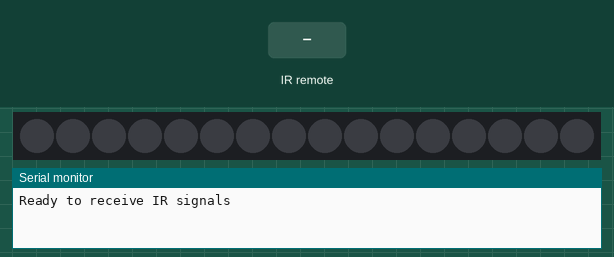
Recording of a sketch running on a simulated Arduino Leonardo, built with avr-gcc and run on an emulated ATmega32U4. On the bench: 16 RGB LEDs in strip order, left to right, the last lines printed to the serial monitor. The inputs (shaded band) are chosen by the test bench. Dim RGB values are drawn brighter than linear.

Above: at 3.2 s.
3.3 s: infrared code 0xE1A214EB received
At 4.3 s:
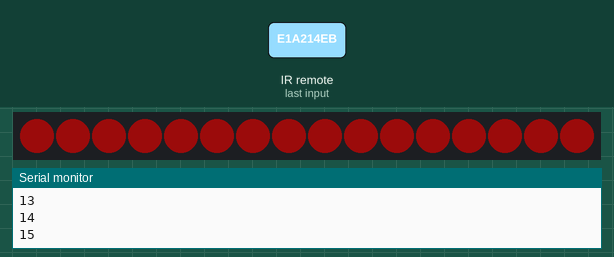
4.9 s: infrared code 0xE1A234CB received
6.4 s: infrared code 0xE1A254AB received
Timing chart, 0 to 9.4 s (numbered marks = the images above; inputs shaded):
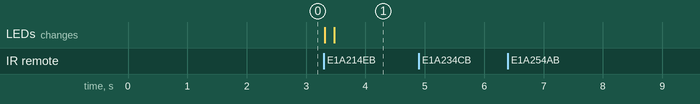

The sketch:

dump-ghost-v1.ino
```cpp
/* dump.ino Example sketch for IRLib2
   Illustrates how to receive an IR signal, decode it and print
   information about it to the serial monitor.
   E1A214EB up
E1A234CB  down
E1A254AB right
E1A2748B  left
*/
//neo pixel
#include <Adafruit_NeoPixel.h>
#ifdef __AVR__
  #include <avr/power.h>
#endif
#define PIN 6
#define NUM_LEDS 16
#define BRIGHTNESS 25
Adafruit_NeoPixel strip = Adafruit_NeoPixel(NUM_LEDS, PIN, NEO_GRBW + NEO_KHZ800);
//This includes everything. Not generally recommended.
//It's better to include only the parts of library you really need.
//But for this example it's quick and easy. See "comboDump" example
//for a more efficient way.
#include "IRLibAll.h"

IRrecvPCI myReceiver(2); //create receiver and pass pin number
IRdecode myDecoder;   //create decoder

void setup() {
  Serial.begin(9600);
   //neo pixel
  #if defined (__AVR_ATtiny85__)
    if (F_CPU == 16000000) clock_prescale_set(clock_div_1);
  #endif
  // End of trinket special code
  strip.setBrightness(BRIGHTNESS);
  strip.begin();
  strip.show(); // Initialize all pixels to 'off'
    randomSeed(analogRead(0));
  delay(2000); while (!Serial); //delay for Leonardo
  myReceiver.enableIRIn(); // Start the receiver
  Serial.println(F("Ready to receive IR signals"));
}
int white = 20;
void loop() {
 if(myReceiver.getResults()) {
    myDecoder.decode();
     if(myDecoder.value==0xE1A214EB){Serial.println(" up ");
        circular(0,16,255,0,0,white);
        }
     if(myDecoder.value==0xE1A234CB){Serial.println(" down ");
        }
     if(myDecoder.value==0xE1A254AB){Serial.println(" right ");
        }
     if(myDecoder.value==0xE1A2748B){Serial.println(" left ");
        }
      //Serial.println(white);

    myReceiver.enableIRIn();

  if (myReceiver.getResults()) {
    myDecoder.decode();           //Decode it
    myDecoder.dumpResults(true);  //Now print results. Use false for less detail
    myReceiver.enableIRIn();      //Restart receiver


  }
}
}

void circular(int s, int lds, int  r,int g,int b,int w){
// s:start   lds:the number of leds  r:red  g:green  b:blue  w:white
int delayVal = 10;// change the delayVal to speed things up
int j;
Serial.println();//debug
for(j = 0; j < 16 ; j++){
    Serial.println (s);//debug
          strip.setPixelColor(s, strip.Color(r,g,b,w));
          delay(delayVal);
           strip.show();
            s++; // increase s by 1;
            if (s > (lds -1)) { s = 0;}
 }
}
```

Measured:
- after the input at 3.3 s, the LEDs: first change at once (image 1 shows a later state)
